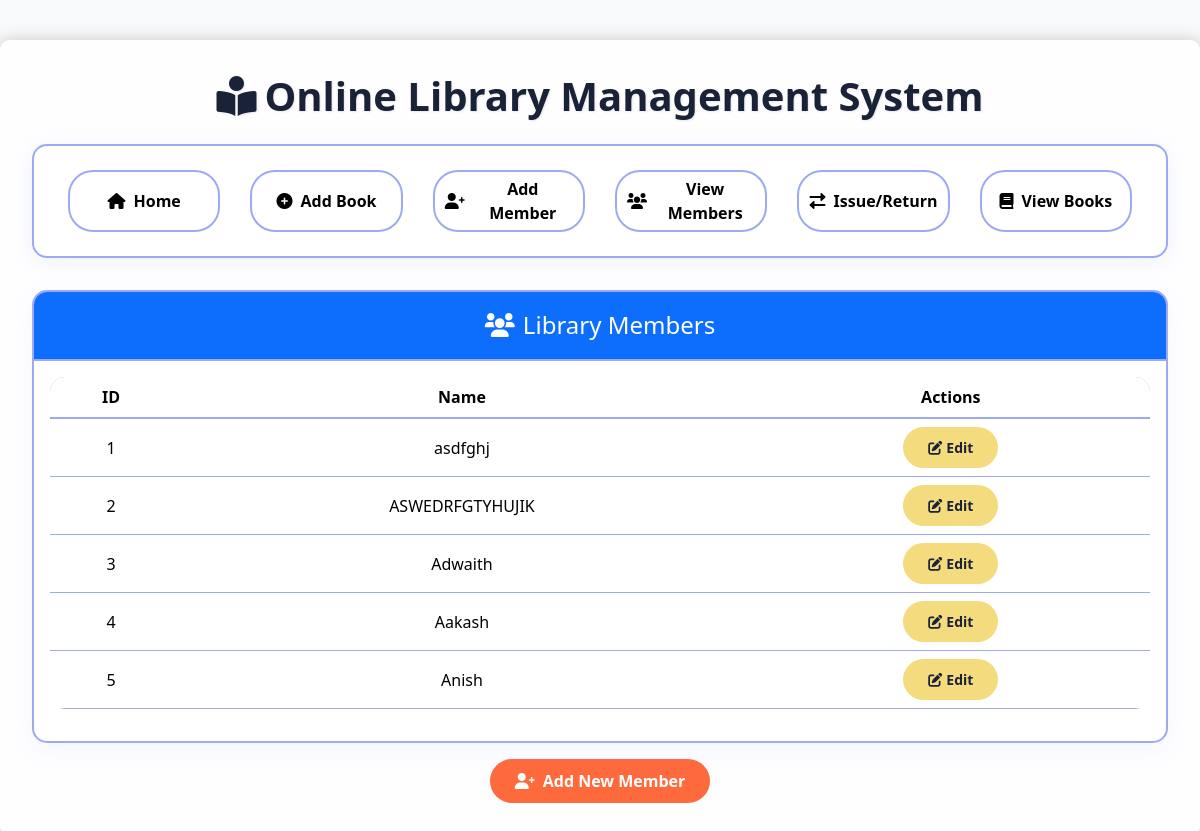
The app's page /view_members with its own data.
### app.py (models this page shows)
class Member(db.Model):
    id = db.Column(db.Integer, primary_key=True)
    name = db.Column(db.String(100), nullable=False)

### app.py (the view)
@app.route('/view_members')
def view_members():
    members = Member.query.all()
    return render_template("view_members.html", members=members)

### templates/view_members.html
{% extends 'base.html' %}
{% block content %}
<div class="card">
    <div class="card-header bg-primary text-white">
        <h4 class="mb-0"><i class="fas fa-users me-2"></i>Library Members</h4>
    </div>
    <div class="card-body">
        <div class="table-responsive">
            <table class="table table-hover">
                <thead>
                    <tr>
                        <th>ID</th>
                        <th>Name</th>
                        <th>Actions</th>
                    </tr>
                </thead>
                <tbody>
                    {% for member in members %}
                        <tr class="align-middle">
                            <td>{{ member.id }}</td>
                            <td>{{ member.name }}</td>
                            <td>
                                <a href="#" class="btn btn-warning btn-sm">
                                    <i class="fas fa-edit me-1"></i>Edit
                                </a>
                            </td>
                        </tr>
                    {% endfor %}
                </tbody>
            </table>
        </div>
    </div>
</div>
<div class="mt-3">
    <a href="{{ url_for('add_member') }}" class="btn btn-primary">
        <i class="fas fa-user-plus me-2"></i>Add New Member
    </a>
</div>
{% endblock %}

### static/style.css (style rules this page uses)
body { margin: 0; padding: 0; font-family: Arial, sans-serif; background-image: url("/static/library-bg.jpg"); background-size: cover; background-repeat: no-repeat; background-attachment: fixed; background-position: center center; height: 100vh; }

### templates/base.html (style rules this page uses)
:root { --dark-blue: #1a2238; --light-blue: #9daaf2; --orange: #ff6a3d; --yellow: #f4db7d; }
body { background-color: #f8f9fa; color: var(--dark-blue); min-height: 100vh; }
.card { background: #ffffff; border: 2px solid var(--light-blue); box-shadow: 0 8px 25px rgba(157, 170, 242, 0.1); transition: all 0.3s ease; border-radius: 15px; overflow: hidden; }
.card-header { background: #ffffff; color: var(--dark-blue); border-bottom: 2px solid var(--light-blue); padding: 1.2rem; font-weight: 600; }
.btn-primary { background: var(--orange); border: none; padding: 10px 25px; border-radius: 25px; transition: all 0.3s ease; font-weight: 600; color: #ffffff; }
.btn-warning { background: var(--yellow); border: none; padding: 10px 25px; border-radius: 25px; transition: all 0.3s ease; font-weight: 600; color: var(--dark-blue); }
.table { color: var(--dark-blue); border-radius: 15px; overflow: hidden; background: #ffffff; }
.table thead { background: var(--light-blue); color: #ffffff; border-bottom: 2px solid var(--light-blue); }
.table tbody tr { border-bottom: 1px solid var(--light-blue); }

### records on screen
Member: id "1", name "asdfghj"
Member: id "2", name "ASWEDRFGTYHUJIK"
Member: id "3", name "Adwaith"
Member: id "4", name "Aakash"
Member: id "5", name "Anish"
